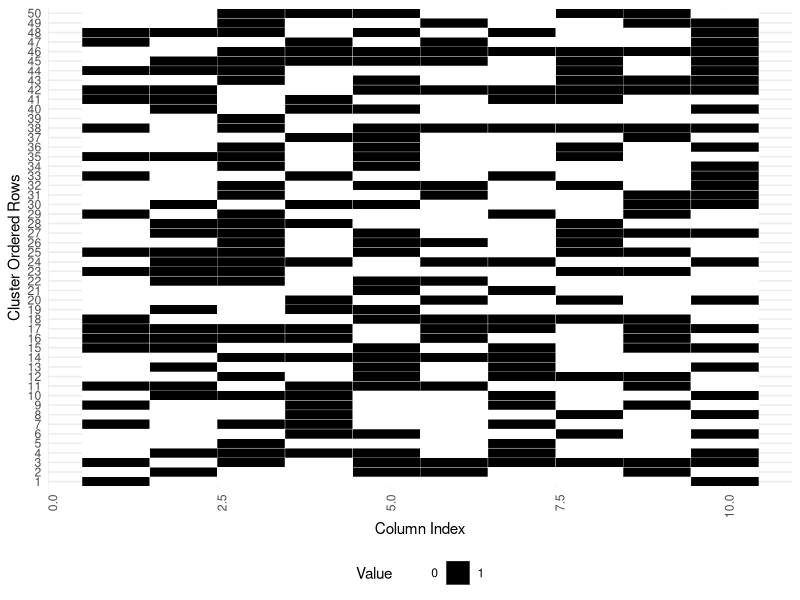
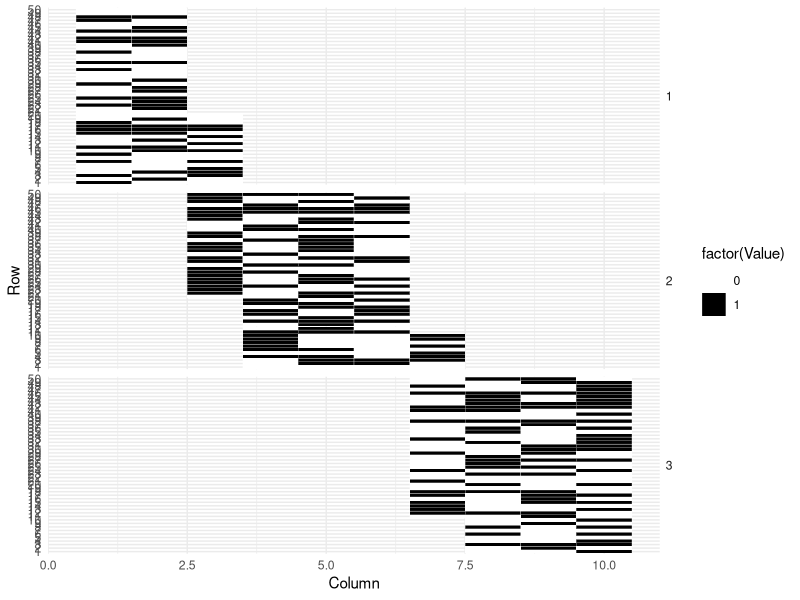

R code for these plots, in order:
set.seed(123)  # For reproducibility
n <- 50  # Number of rows
p <- 10  # Number of columns

# Generate a random binary matrix (0s and 1s)
matrix_data <- matrix(sample(0:1, n * p, replace = TRUE), nrow = n, ncol = p)

# Generate random cluster assignments
clusters <- sample(1:3, n, replace = TRUE)

# Order rows based on cluster assignment
ordered_matrix <- matrix_data[order(clusters), ]
library(ggplot2)
library(reshape2)  # For melting the matrix

# Convert the matrix to a data frame for ggplot
melted_matrix <- melt(ordered_matrix)
colnames(melted_matrix) <- c("Row", "Column", "Value")

# Create a factor for rows to maintain the order in the plot
melted_matrix$Row <- factor(melted_matrix$Row, levels = unique(melted_matrix$Row))

# Plot
ggplot(melted_matrix, aes(x = Column, y = Row, fill = factor(Value))) +
  geom_tile(color = "white") +  # Use white lines to separate the tiles
  scale_fill_manual(values = c("0" = "white", "1" = "black")) +  # Color scale
  labs(fill = "Value", x = "Column Index", y = "Cluster Ordered Rows") +
  theme_minimal() +
  theme(axis.text.x = element_text(angle = 90, hjust = 1),  # Rotate x axis labels for better visibility
        legend.position = "bottom")


# Adding a new column for cluster to melted matrix
melted_matrix$Cluster <- rep(clusters[order(clusters)], each = p)

# Plot with facets
ggplot(melted_matrix, aes(x = Column, y = Row, fill = factor(Value))) +
  geom_tile(color = "white") +
  facet_grid(Cluster ~ ., scales = "free_y", space = "free") +  # Facet by cluster
  scale_fill_manual(values = c("0" = "white", "1" = "black")) +
  theme_minimal() +
  theme(strip.text.y = element_text(angle = 0))  # Rotate facet labels if necessary
